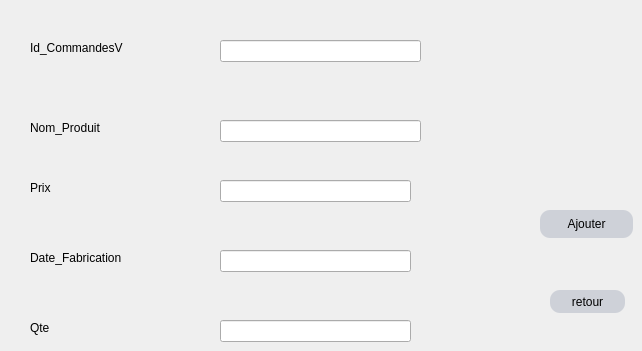
      <widget class="QWidget" name="tab_3">
       <attribute name="title">
        <string>Ajouter Commandes de Ventes</string>
       </attribute>
       <widget class="QLabel" name="label_13">
        <property name="geometry">
         <rect>
          <x>30</x>
          <y>40</y>
          <width>111</width>
          <height>16</height>
         </rect>
        </property>
        <property name="text">
         <string>Id_CommandesV</string>
        </property>
       </widget>
       <widget class="QLabel" name="label_14">
        <property name="geometry">
         <rect>
          <x>30</x>
          <y>120</y>
          <width>101</width>
          <height>16</height>
         </rect>
        </property>
        <property name="text">
         <string>Nom_Produit</string>
        </property>
       </widget>
       <widget class="QLabel" name="label_15">
        <property name="geometry">
         <rect>
          <x>30</x>
          <y>180</y>
          <width>55</width>
          <height>16</height>
         </rect>
        </property>
        <property name="text">
         <string>Prix</string>
        </property>
       </widget>
       <widget class="QLabel" name="label_16">
        <property name="geometry">
         <rect>
          <x>30</x>
          <y>250</y>
          <width>101</width>
          <height>16</height>
         </rect>
        </property>
        <property name="text">
         <string>Date_Fabrication</string>
        </property>
       </widget>
       <widget class="QLineEdit" name="lineEdit_6">
        <property name="geometry">
         <rect>
          <x>220</x>
          <y>40</y>
          <width>201</width>
          <height>22</height>
         </rect>
        </property>
       </widget>
       <widget class="QLineEdit" name="lineEdit_7">
        <property name="geometry">
         <rect>
          <x>220</x>
          <y>120</y>
          <width>201</width>
          <height>22</height>
         </rect>
        </property>
       </widget>
       <widget class="QLineEdit" name="lineEdit_8">
        <property name="geometry">
         <rect>
          <x>220</x>
          <y>180</y>
          <width>191</width>
          <height>22</height>
         </rect>
        </property>
       </widget>
       <widget class="QPushButton" name="pushButton_ajouter">
        <property name="geometry">
         <rect>
          <x>540</x>
          <y>210</y>
          <width>93</width>
          <height>28</height>
         </rect>
        </property>
        <property name="styleSheet">
         <string notr="true">
QPushButton{
background:#ced1d8;
border-style:outset;
border-radius:10px;
}
QPushButton:pressed{
background-color:rgb(224,0,0);
border-style:inset;}
QPushButton:hover {
    background-color:rgb(5, 255, 0);
    }
</string>
        </property>
        <property name="text">
         <string>Ajouter</string>
        </property>
       </widget>
       <widget class="QLineEdit" name="l9">
        <property name="geometry">
         <rect>
          <x>220</x>
          <y>250</y>
          <width>191</width>
          <height>22</height>
         </rect>
        </property>
       </widget>
       <widget class="QPushButton" name="retour_z">
        <property name="geometry">
         <rect>
          <x>550</x>
          <y>290</y>
          <width>75</width>
          <height>23</height>
         </rect>
        </property>
        <property name="styleSheet">
         <string notr="true">
QPushButton{
background:#ced1d8;
border-style:outset;
border-radius:10px;
}
QPushButton:pressed{
background-color:rgb(224,0,0);
border-style:inset;}
QPushButton:hover {
    background-color:rgb(5, 255, 0);
    }
</string>
        </property>
        <property name="text">
         <string>retour</string>
        </property>
       </widget>
       <widget class="QLabel" name="label_57">
        <property name="geometry">
         <rect>
          <x>30</x>
          <y>320</y>
          <width>101</width>
          <height>16</height>
         </rect>
        </property>
        <property name="text">
         <string>Qte</string>
        </property>
       </widget>
       <widget class="QLineEdit" name="l_ajout_qte">
        <property name="geometry">
         <rect>
          <x>220</x>
          <y>320</y>
          <width>191</width>
          <height>22</height>
         </rect>
        </property>
       </widget>
      </widget>
